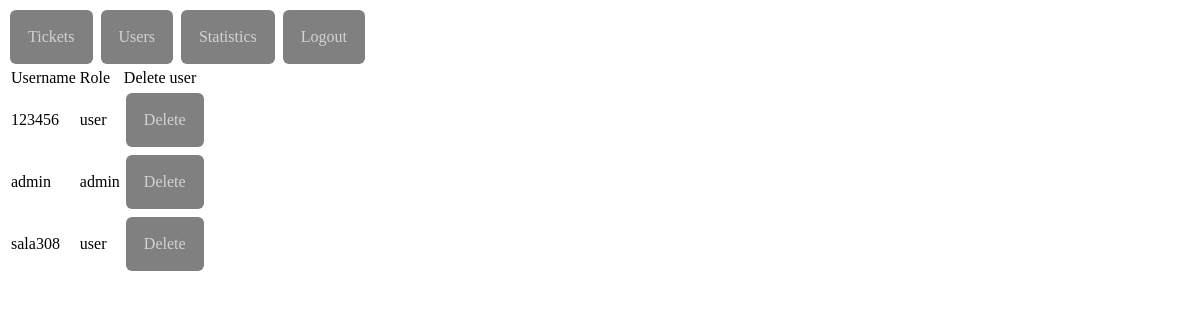
The app's page /adminUsers.php with its own data.
### tables this page shows
CREATE TABLE `users` (
  `username` varchar(30) NOT NULL,
  `password` varchar(30) NOT NULL,
  `user_type` int(11) NOT NULL
);

### adminUsers.php (the view, shortened to what this page needs)
<?php
 include "headerAdmin.php";
 require "connect.php";
  $sql = "SELECT * FROM users ";
$result = $conn->query($sql);
echo "<table>
	<tr>
		<td>Username</td>
		<td>Role</td>
		<td>Delete user</td>
	</tr>";
if ($result->num_rows > 0) {
    while($row = $result->fetch_assoc()) {
       echo "<tr><td>".$row['username']."</td><td>";
       if($row['user_type'])
       	echo 'user';
       else
       	echo 'admin';
       echo "</td><td> <a href='deleteUser.php?username=".$row['username']."'>Delete</a>";
       	echo "</td></tr>";
    }
}
echo "</table>";
 ?>

### style.css (style rules this page uses)
a { text-decoration:none; display:inline-block; padding:18px; margin:2px; background-color: grey; color: rgb(210,210,210); border-radius: 6px; }

### records on screen
users: username "123456", user_type "user"
users: username "admin", user_type "admin"
users: username "sala308", user_type "user"
